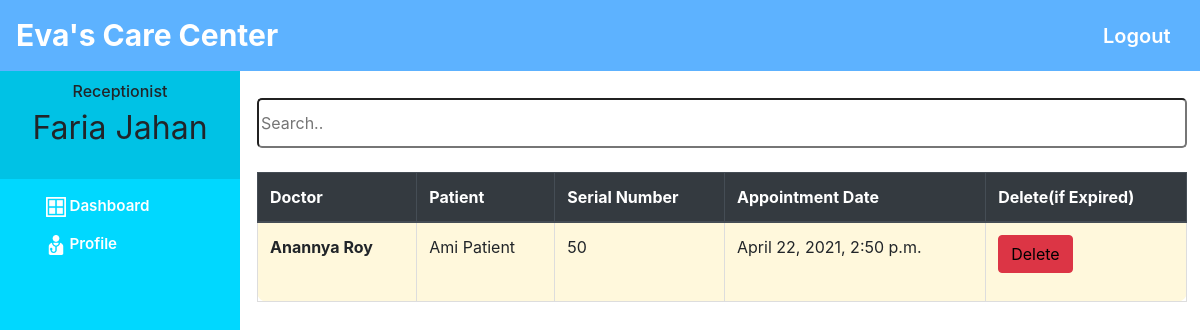
The page /main/receptionist-all-appointments/ (signed in) on the database its author committed.
### App_main/models.py (models this page shows)
class AppointmentModel(models.Model):
    doctor = models.ForeignKey(DoctorModel, on_delete=models.DO_NOTHING, related_name='appointment_doctor')
    patient = models.ForeignKey(PatientModel, on_delete=models.CASCADE, related_name='appointment_patient')
    symptoms = models.TextField()
    appointment_date = models.DateTimeField(null=True, blank=True)
    serial_number = models.PositiveIntegerField(null=True, blank=True)
    status = models.BooleanField(default=False)

### App_login/models.py (models this page shows, shortened)
class DoctorModel(models.Model):
    user = models.ForeignKey(User, on_delete=models.CASCADE, related_name='doc_user')
    phone_number = PhoneNumberField()
    address = models.CharField(max_length=50)
    department = models.CharField(max_length=20)
    reg_num = models.CharField(max_length=50)
    profile_picture = models.ImageField(upload_to='doctor_profile_picture')
    visiting_charge = models.PositiveIntegerField()
    status = models.BooleanField(default=False)

class PatientModel(models.Model):
    user = models.ForeignKey(User, on_delete=models.CASCADE, related_name='patient_uesr')
    phone_number = PhoneNumberField()
    address = models.CharField(max_length=50)
    age = models.PositiveIntegerField()
    status = models.BooleanField(default=False)
    profile_pic = models.ImageField(upload_to='patient_picture')

### App_main/views.py (the view)
# urls.py: path('receptionist-all-appointments/', views.receptionist_all_appointments, name='ReceptionistAllAppointments'),
@login_required(login_url='App_login:ReceptionistLogin')
@user_passes_test(is_receptionist)
def receptionist_all_appointments(request):
    appointments = AppointmentModel.objects.filter(status=True)
    context = {'appointments': appointments}
    return render(request, 'App_main/Receptionist/receptionist_all_appointments.html', context=context)

### App_main/views.py (called while the page is built)
def is_receptionist(user):
    return user.groups.filter(name='RECEPTIONIST').exists()

### templates/App_main/Receptionist/receptionist_all_appointments.html (shortened to what this page needs)
{% extends 'App_main/Receptionist/receptionist_base.html' %}
{% load static %}
{% block body %}
    <div id="table_all" class="container" style="margin: 50px 2px!important; text-align: center!important;">
        <input id="myInput" type="text" placeholder="Search..">
        <br><br>
        <table class="table table-hover" style="background-color: cornsilk; border-radius: 10px;">
            <thead class="thead-dark">
            <tr>
                <th scope="col">Doctor</th>
                <th scope="col">Patient</th>
                <th scope="col">Serial Number</th>
                <th scope="col">Appointment Date</th>
                <th scope="col">Delete(if Expired)</th>
            </tr>
            </thead>
            <tbody id="myTable">
            {% for appointment in appointments %}
                <tr>
                    <th>{{ appointment.doctor.user.first_name }} {{ appointment.doctor.user.last_name }}</th>
                    <td>{{ appointment.patient.user.first_name }} {{ appointment.patient.user.last_name }}</td>
                    <td>{{ appointment.serial_number }}</td>
                    <td>{{ appointment.appointment_date }}</td>
                    <td>
                        <a href="{% url 'App_main:ReceptionistRejectAppointment' pk=appointment.id %}">
                            <p style="color: #000!important;" class="btn btn-danger">Delete</p>
                        </a>
                    </td>
                </tr>
            {% endfor %}
            </tbody>
        </table>
    </div>
{% endblock %}

### templates/App_main/Receptionist/receptionist_base.html (shortened to what this page needs)
<!doctype html>
<html lang="en">
<head>
    {% load static %}
    <link rel="stylesheet" href="https://stackpath.bootstrapcdn.com/bootstrap/4.3.1/css/bootstrap.min.css">
    <link rel="stylesheet" href="https://maxcdn.bootstrapcdn.com/font-awesome/4.7.0/css/font-awesome.min.css">
    <link rel="stylesheet" href="{% static 'css/admin_home.css' %}">
    <link rel="stylesheet" href="{% static 'css/card.css' %}">
</head>
<body>
<nav class="menu" tabindex="0">
    <header class="avatar">
        <br><br>
        <h6>Receptionist</h6>
        <h2>{{ request.user.first_name }} {{ request.user.last_name }}</h2>
    </header>
    <ul>
        <li tabindex="0">
            <img src="{% static 'images/icons/dashboard.png' %}" style="width: 20px; height: 20px;">
            <a style="color:white; text-decoration:none;" href="{% url 'App_main:ReceptionistHome' %}"><span>Dashboard</span></a>
        </li>
        <li tabindex="0">
            <img src="{% static 'images/icons/doctor.png' %}" style="width: 20px; height: 20px;">
            <a style="color:white; text-decoration:none;" href="{% url 'App_main:ReceptionistProfileView' %}">
                <span>Profile</span>
            </a>
        </li>
    </ul>
</nav>
<main>
    <div class="bs-example">
        <nav class="navbar navbar-expand-md  navbar-dark fixed-top" style="background:#5db2ff;">
            <a href="{% url 'App_main:ReceptionistHome' %}" class="navbar-brand"
               style="font-size: 30px; font-weight: 700">Eva's Care Center</a>
            <div class="collapse navbar-collapse justify-content-between" id="navbarCollapse">
                <div class="navbar-nav" style=" margin-left: 90%;">
                    <a href="{% url 'App_login:logout' %}" class="nav-item nav-link"
                       style="color: white!important; font-size: 20px; font-weight: 600;">
                        Logout
                    </a>
                </div>
            </div>
        </nav>
    </div>
    <br><br>
    {% block body %}{% endblock %}
</main>
</body>
</html>

### static/css/admin_home.css (style rules this page uses)
body { padding-left: 240px; }
main { position: relative; height: 100vh; }
.menu { background: #5bc995; height: 100vh; width: 240px; position: fixed; top: 0px; left: 0; z-index: 5; outline: none; }
.menu .avatar { background: rgba(0, 0, 0, 0.1); padding: 2em 0.5em; text-align: center; }
.menu .avatar h2 { font-weight: normal; margin-bottom: 0; }
.menu ul { list-style: none; padding: 0.5em 0; margin: 0; }
.menu ul li { padding: 0.5em 1em 0.5em 3em; font-size: 0.95em; font-weight: 400; background-repeat: no-repeat; background-position: left 15px center; background-size: auto 20px; transition: all 0.15s linear; cursor: pointer; }

### templates/App_main/Receptionist/receptionist_base.html (style rules this page uses)
a:link { text-decoration: none; }
a { color: white; }
p { text-align: center; }
body { padding-left: 240px; }
main { position: relative; height: 100vh; }
.menu { background: #00d8ff; height: 100vh; width: 240px; position: fixed; top: 0px; left: 0; z-index: 5; outline: none; }
.menu .avatar { background: rgba(0, 0, 0, 0.1); padding: 2em 0.5em; text-align: center; }
.menu .avatar h2 { font-weight: normal; margin-bottom: 0; }
.menu ul { list-style: none; padding: 0.5em 0; margin: 0; }
.menu ul li { padding: 0.5em 1em 0.5em 3em; font-size: 0.95em; font-weight: 600; background-repeat: no-repeat; background-position: left 15px center; background-size: auto 20px; transition: all 0.15s linear; cursor: pointer; }

### templates/App_main/Receptionist/receptionist_all_appointments.html (style rules this page uses)
#myInput { width: 100%; height: 50px; border-radius: 5px; }
table { border-collapse: collapse; }
td, th { border: 1px solid #dddddd; text-align: left; padding: 8px; }

### rows shown on the page
AppointmentModel: doctor.user.first_name "Anannya", doctor.user.last_name "Roy", patient.user.first_name "Ami", patient.user.last_name "Patient", serial_number "50", appointment_date "April 22, 2021, 2:50 p.m."

### other values the page prints
{{ request.user.first_name }} "Faria"
{{ request.user.last_name }} "Jahan"
